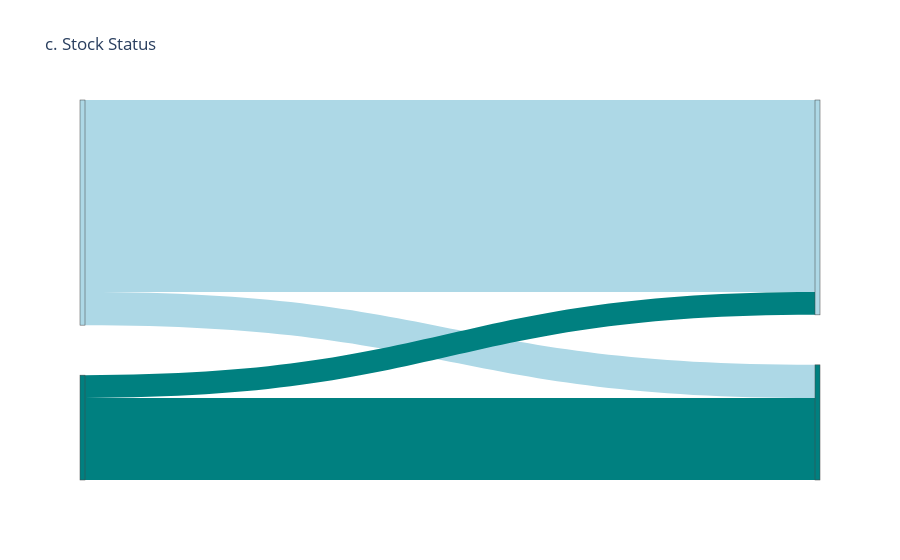

The notebook cell this image was saved under:
### Code cell
# data to dict, dict to sankey stock status 
dd = data_dict['data']
link = dict(source=dd['source'], target=dd['target'], value=dd['values'],color = color_link_short)
node = dict(pad=50, thickness=5, color = color_node)
data = go.Sankey(link=link, node=node)
# plot
fig = go.Figure(data)
fig.update_layout(title="c. Stock Status")
fig.show()

### Figure 1 — Plotly figure (JSON) as saved in the notebook; plotly's stock layout.template omitted (floating-point values rounded to 4 significant figures)
{"data": [{"link": {"color": ["lightblue", "lightblue", "teal", "teal", "lightblue", "teal", "lightblue", "teal"], "source": [0, 0, 1, 1], "target": [2, 3, 2, 3], "value": [12140000000.0, 2090000000.0, 1440000000.0, 5188000000.0]}, "node": {"color": ["lightblue", "teal", "lightblue", "teal"], "pad": 50, "thickness": 5}, "type": "sankey"}], "layout": {"title": {"text": "c. Stock Status"}}}
